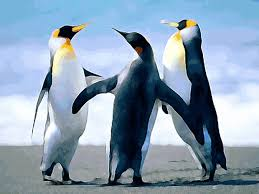
#> input picture imagem.jpg, 259 x 194 px, found by its file name
$ python sift.py
#> lines starting #> are read from the running program, lines starting #| are printed output that depends on the picture; after the words box and inside, x2 and y2 are one past the last pixel; in counts of white or black regions, pixels touching at a corner belong together; long printed decimals are rounded
import cv2
import matplotlib.pyplot as plt

enderecoImagem = 'D://Guilherme//Downloads//imagem.jpg'
imagem = cv2.imread(enderecoImagem)
#> imagem is the input picture: shape (194, 259, 3); mean B, G, R 177.7, 158.1, 137.4

#apresentar erro caso nao carregue imagem
if imagem is None:
    print("Erro: imagem não encontrada. Verifique o caminho.")
else:
    #mostrar a imagem com keypoints
    def mostrarImagemComKeypoints(imagem, keypoints, titulo):
        imagemComPontos = imagem.copy()
        for kp in keypoints:
            x, y = int(kp.pt[0]), int(kp.pt[1])
            cv2.circle(imagemComPontos, (x, y), 1, (0, 0, 0), -1)
        imagemRgb = cv2.cvtColor(imagemComPontos, cv2.COLOR_BGR2RGB)
        plt.imshow(imagemRgb)
        plt.title(titulo)
        plt.show()

    #Redimensionar a imagem
    novaLargura = 300
    novaAltura = 200
    imagemRedimensionada = cv2.resize(imagem, (novaLargura, novaAltura))
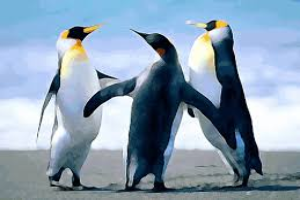
#> imagemRedimensionada: shape (200, 300, 3); mean B, G, R 177.6, 158, 137.3

    #Rotacionar a imagem
    alturaImagem, larguraImagem = imagem.shape[:2]
#> alturaImagem = 194; larguraImagem = 259
    centroImagem = (larguraImagem // 2, alturaImagem // 2)
#> centroImagem = (129, 97)
    anguloRotacao = 45
    escala = 1.0
    matrizRotacao = cv2.getRotationMatrix2D(centroImagem, anguloRotacao, escala)
    imagemRotacionada = cv2.warpAffine(imagem, matrizRotacao, (larguraImagem, alturaImagem))

    #escala de cinza
    imagemCinza = cv2.cvtColor(imagem, cv2.COLOR_BGR2GRAY)
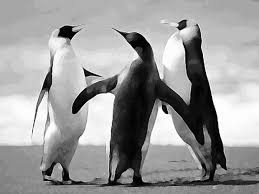
#> imagemCinza: shape (194, 259); min 0, max 255, mean 154.2
    imagemCinzaRedimensionada = cv2.cvtColor(imagemRedimensionada, cv2.COLOR_BGR2GRAY)
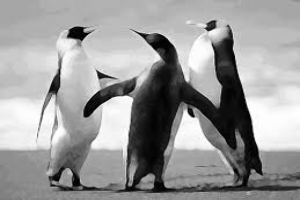
#> imagemCinzaRedimensionada: shape (200, 300); min 1, max 255, mean 154.1
    imagemCinzaRotacionada = cv2.cvtColor(imagemRotacionada, cv2.COLOR_BGR2GRAY)
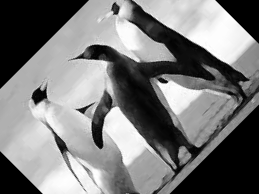
#> imagemCinzaRotacionada: shape (194, 259); min 0, max 255, mean 122.3

    #Criar o detector SIFT e detectar os pontos-chave
    sift = cv2.SIFT_create()

    #Detecta keypoints
    keypointsOriginal = sift.detect(imagemCinza, None)
#> keypointsOriginal = 194 keypoints; strongest (x, y, size): (67, 32, 9.6), (166, 112, 2.1), (87, 73, 4.3), (164, 129, 22.6)
    keypointsRedimensionada = sift.detect(imagemCinzaRedimensionada, None)
#> keypointsRedimensionada = 287 keypoints; strongest (x, y, size): (77, 33, 10.5), (189, 133, 24.9), (211, 26, 6.5), (161, 44, 12.6)
    keypointsRotacionada = sift.detect(imagemCinzaRotacionada, None)
#> keypointsRotacionada = 208 keypoints; strongest (x, y, size): (39, 96, 9.6), (176, 95, 22.8), (82, 110, 4.3), (97, 52, 11.8)

    #Mostrar as 3 imagens com keypoints
    mostrarImagemComKeypoints(imagem, keypointsOriginal, "Imagem Original")
#> the loop in mostrarImagemComKeypoints, `for kp in keypoints:` made 194 passes
#> (kp, x, y) on passes 1 to 3: (keypoint at (43.1, 167.1), size 4.2, 43, 167), (keypoint at (44.9, 159.2), size 2.6, 44, 159), (keypoint at (46, 149.8), size 3.8, 46, 149)
#> after the loop in mostrarImagemComKeypoints, `for kp in keypoints:`:
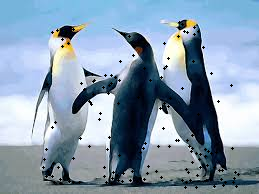
#> imagemComPontos: shape (194, 259, 3); 1.57% of pixels changed, all inside (x1, y1, x2, y2) = (42, 21, 240, 189)
    mostrarImagemComKeypoints(imagemRedimensionada, keypointsRedimensionada,"Imagem Redimensionada")
#> call 2 of mostrarImagemComKeypoints, with titulo = 'Imagem Redimensionada'
#> the loop in mostrarImagemComKeypoints (call 2), `for kp in keypoints:` made 287 passes
#> (kp, x, y) on passes 1 to 3: (keypoint at (38.2, 152), size 6.2, 38, 152), (keypoint at (47.8, 147.4), size 2.4, 47, 147), (keypoint at (48.5, 183.7), size 1.9, 48, 183)
#> after the loop in mostrarImagemComKeypoints (call 2), `for kp in keypoints:`:
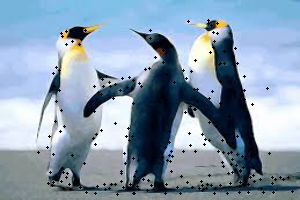
#> imagemComPontos: shape (200, 300, 3); 2.06% of pixels changed, all inside (x1, y1, x2, y2) = (37, 19, 294, 196)
    mostrarImagemComKeypoints(imagemRotacionada, keypointsRotacionada, "Imagem Rotacionada")
#> call 3 of mostrarImagemComKeypoints, with titulo = 'Imagem Rotacionada'
#> the loop in mostrarImagemComKeypoints (call 3), `for kp in keypoints:` made 208 passes
#> (kp, x, y) on passes 1 to 3: (keypoint at (25.2, 77.4), size 16.2, 25, 77), (keypoint at (29.7, 105.5), size 1.9, 29, 105), (keypoint at (31.1, 101), size 3.1, 31, 101)
#> after the loop in mostrarImagemComKeypoints (call 3), `for kp in keypoints:`:
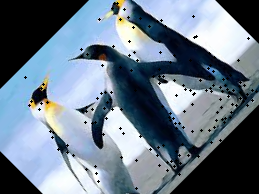
#> imagemComPontos: shape (194, 259, 3); mean B, G, R 137.8, 122.9, 107.9

    #Quantidade de keypoints detectados
    print(f"Quantidade de keypoints na imagem original: {len(keypointsOriginal)}")
#| Quantidade de keypoints na imagem original: 194
    print(f"Quantidade de keypoints na imagem redimensionada: {len(keypointsRedimensionada)}")
#| Quantidade de keypoints na imagem redimensionada: 287
    print(f"Quantidade de keypoints na imagem rotacionada: {len(keypointsRotacionada)}")
#| Quantidade de keypoints na imagem rotacionada: 208

    #Localização dos keypoints
    print("\nLocalizações dos keypoints na imagem original:")
    for kp in keypointsOriginal[:5]:
        print(f"({kp.pt[0]}, {kp.pt[1]})")
#> this loop made 5 passes
#> kp on passes 1 to 5: keypoint at (43.1, 167.1), size 4.2, keypoint at (44.9, 159.2), size 2.6, keypoint at (46, 149.8), size 3.8, keypoint at (46.6, 176.8), size 2.4, keypoint at (47, 84.6), size 7
#| (43.064, 167.150)
#| (44.893, 159.167)
#| (46.022, 149.770)
#| (46.603, 176.850)
#| (47.032, 84.596)

    print("\nLocalizações dos keypoints na imagem redimensionada:")
    for kp in keypointsRedimensionada[:5]:
        print(f"({kp.pt[0]}, {kp.pt[1]})")
#> this loop made 5 passes
#> kp on passes 1 to 5: keypoint at (38.2, 152), size 6.2, keypoint at (47.8, 147.4), size 2.4, keypoint at (48.5, 183.7), size 1.9, keypoint at (49.2, 136.4), size 2, keypoint at (50, 172.2), size 4.5
#| (38.219, 152.028)
#| (47.827, 147.391)
#| (48.470, 183.702)
#| (49.154, 136.411)
#| (50.030, 172.238)

    print("\nLocalizações dos keypoints na imagem rotacionada:")
    for kp in keypointsRotacionada[:5]:
        print(f"({kp.pt[0]}, {kp.pt[1]})")
#> this loop made 5 passes
#> kp on passes 1 to 5: keypoint at (25.2, 77.4), size 16.2, keypoint at (29.7, 105.5), size 1.9, keypoint at (31.1, 101), size 3.1, keypoint at (38.5, 89.1), size 2.2, keypoint at (39, 95.6), size 9.6
#| (25.232, 77.402)
#| (29.675, 105.543)
#| (31.070, 101.049)
#| (38.488, 89.095)
#| (39.005, 95.595)
